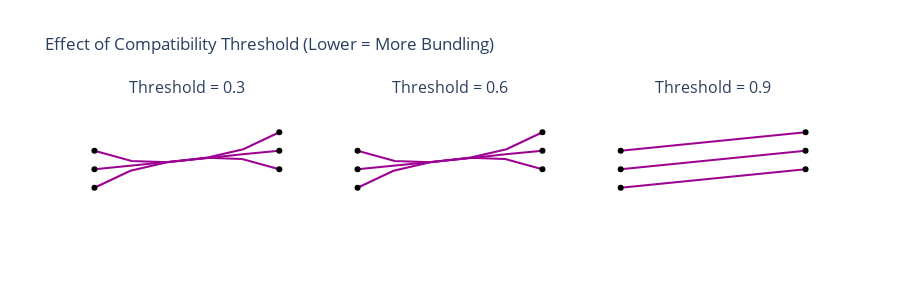

Here is the notebook cell this chart was saved with:
### Markdown cell above
## Experiment Section

Try modifying the parameters below to see their effects!

### Code cell
# Create a small test graph
test_edges = np.array([
    [0, 0, 10, 1],
    [0, 1, 10, 2],
    [0, 2, 10, 3],
])

# EXPERIMENT: Try different compatibility thresholds
thresholds = [0.3, 0.6, 0.9]

fig = make_subplots(
    rows=1, cols=3,
    subplot_titles=[f"Threshold = {t}" for t in thresholds]
)

for col_idx, threshold in enumerate(thresholds, start=1):
    bundled_test = edge_bundle_force(
        test_edges,
        C=3,
        I=20,
        compatibility_threshold=threshold
    )

    # Add bundled edges
    for group_id in bundled_test['group'].unique():
        group_data = bundled_test[bundled_test['group'] == group_id]
        fig.add_trace(go.Scatter(
            x=group_data['x'],
            y=group_data['y'],
            mode='lines',
            line=dict(color='#9d0191', width=2),
            showlegend=False
        ), row=1, col=col_idx)

    # Add endpoints
    endpoints = np.array([[0, 0], [0, 1], [0, 2], [10, 1], [10, 2], [10, 3]])
    fig.add_trace(go.Scatter(
        x=endpoints[:, 0],
        y=endpoints[:, 1],
        mode='markers',
        marker=dict(color='black', size=6),
        showlegend=False
    ), row=1, col=col_idx)

fig.update_xaxes(showgrid=False, showticklabels=False)
fig.update_yaxes(showgrid=False, showticklabels=False, scaleanchor='x', scaleratio=1)
fig.update_layout(
    title_text="Effect of Compatibility Threshold (Lower = More Bundling)",
    height=300,
    plot_bgcolor='white'
)

fig.show()

print("\nLower threshold = more edges are considered compatible = more bundling")
print("Higher threshold = fewer edges are compatible = less bundling")

### Figure 1 — Plotly figure (JSON) as saved in the notebook; plotly's stock layout.template omitted (floating-point values rounded to 4 significant figures)
{"data": [{"line": {"color": "#9d0191", "width": 2}, "mode": "lines", "showlegend": false, "type": "scatter", "x": [0.0, 1.946, 3.992, 6.026, 7.988, 10.0], "xaxis": "x", "y": [0.0, 0.917, 1.389, 1.615, 1.556, 1.0], "yaxis": "y"}, {"line": {"color": "#9d0191", "width": 2}, "mode": "lines", "showlegend": false, "type": "scatter", "x": [0.0, 1.993, 3.98, 6.02, 8.007, 10.0], "xaxis": "x", "y": [1.0, 1.189, 1.403, 1.597, 1.811, 2.0], "yaxis": "y"}, {"line": {"color": "#9d0191", "width": 2}, "mode": "lines", "showlegend": false, "type": "scatter", "x": [0.0, 2.012, 3.974, 6.008, 8.054, 10.0], "xaxis": "x", "y": [2.0, 1.444, 1.385, 1.611, 2.083, 3.0], "yaxis": "y"}, {"marker": {"color": "black", "size": 6}, "mode": "markers", "showlegend": false, "type": "scatter", "x": [0, 0, 0, 10, 10, 10], "xaxis": "x", "y": [0, 1, 2, 1, 2, 3], "yaxis": "y"}, {"line": {"color": "#9d0191", "width": 2}, "mode": "lines", "showlegend": false, "type": "scatter", "x": [0.0, 1.946, 3.992, 6.026, 7.988, 10.0], "xaxis": "x2", "y": [0.0, 0.917, 1.389, 1.615, 1.556, 1.0], "yaxis": "y2"}, {"line": {"color": "#9d0191", "width": 2}, "mode": "lines", "showlegend": false, "type": "scatter", "x": [0.0, 1.993, 3.98, 6.02, 8.007, 10.0], "xaxis": "x2", "y": [1.0, 1.189, 1.403, 1.597, 1.811, 2.0], "yaxis": "y2"}, {"line": {"color": "#9d0191", "width": 2}, "mode": "lines", "showlegend": false, "type": "scatter", "x": [0.0, 2.012, 3.974, 6.008, 8.054, 10.0], "xaxis": "x2", "y": [2.0, 1.444, 1.385, 1.611, 2.083, 3.0], "yaxis": "y2"}, {"marker": {"color": "black", "size": 6}, "mode": "markers", "showlegend": false, "type": "scatter", "x": [0, 0, 0, 10, 10, 10], "xaxis": "x2", "y": [0, 1, 2, 1, 2, 3], "yaxis": "y2"}, {"line": {"color": "#9d0191", "width": 2}, "mode": "lines", "showlegend": false, "type": "scatter", "x": [0.0, 2.0, 4.0, 6.0, 8.0, 10.0], "xaxis": "x3", "y": [0.0, 0.2, 0.4, 0.6, 0.8, 1.0], "yaxis": "y3"}, {"line": {"color": "#9d0191", "width": 2}, "mode": "lines", "showlegend": false, "type": "scatter", "x": [0.0, 2.0, 4.0, 6.0, 8.0, 10.0], "xaxis": "x3", "y": [1.0, 1.2, 1.4, 1.6, 1.8, 2.0], "yaxis": "y3"}, {"line": {"color": "#9d0191", "width": 2}, "mode": "lines", "showlegend": false, "type": "scatter", "x": [0.0, 2.0, 4.0, 6.0, 8.0, 10.0], "xaxis": "x3", "y": [2.0, 2.2, 2.4, 2.6, 2.8, 3.0], "yaxis": "y3"}, {"marker": {"color": "black", "size": 6}, "mode": "markers", "showlegend": false, "type": "scatter", "x": [0, 0, 0, 10, 10, 10], "xaxis": "x3", "y": [0, 1, 2, 1, 2, 3], "yaxis": "y3"}], "layout": {"annotations": [{"font": {"size": 16}, "showarrow": false, "text": "Threshold = 0.3", "x": 0.1444, "xanchor": "center", "xref": "paper", "y": 1, "yanchor": "bottom", "yref": "paper"}, {"font": {"size": 16}, "showarrow": false, "text": "Threshold = 0.6", "x": 0.5, "xanchor": "center", "xref": "paper", "y": 1, "yanchor": "bottom", "yref": "paper"}, {"font": {"size": 16}, "showarrow": false, "text": "Threshold = 0.9", "x": 0.8556, "xanchor": "center", "xref": "paper", "y": 1, "yanchor": "bottom", "yref": "paper"}], "height": 300, "plot_bgcolor": "white", "title": {"text": "Effect of Compatibility Threshold (Lower = More Bundling)"}, "xaxis": {"anchor": "y", "domain": [0, 0.2889], "showgrid": false, "showticklabels": false}, "xaxis2": {"anchor": "y2", "domain": [0.3556, 0.6444], "showgrid": false, "showticklabels": false}, "xaxis3": {"anchor": "y3", "domain": [0.7111, 1], "showgrid": false, "showticklabels": false}, "yaxis": {"anchor": "x", "domain": [0, 1], "scaleanchor": "x", "scaleratio": 1, "showgrid": false, "showticklabels": false}, "yaxis2": {"anchor": "x2", "domain": [0, 1], "scaleanchor": "x", "scaleratio": 1, "showgrid": false, "showticklabels": false}, "yaxis3": {"anchor": "x3", "domain": [0, 1], "scaleanchor": "x", "scaleratio": 1, "showgrid": false, "showticklabels": false}}}
